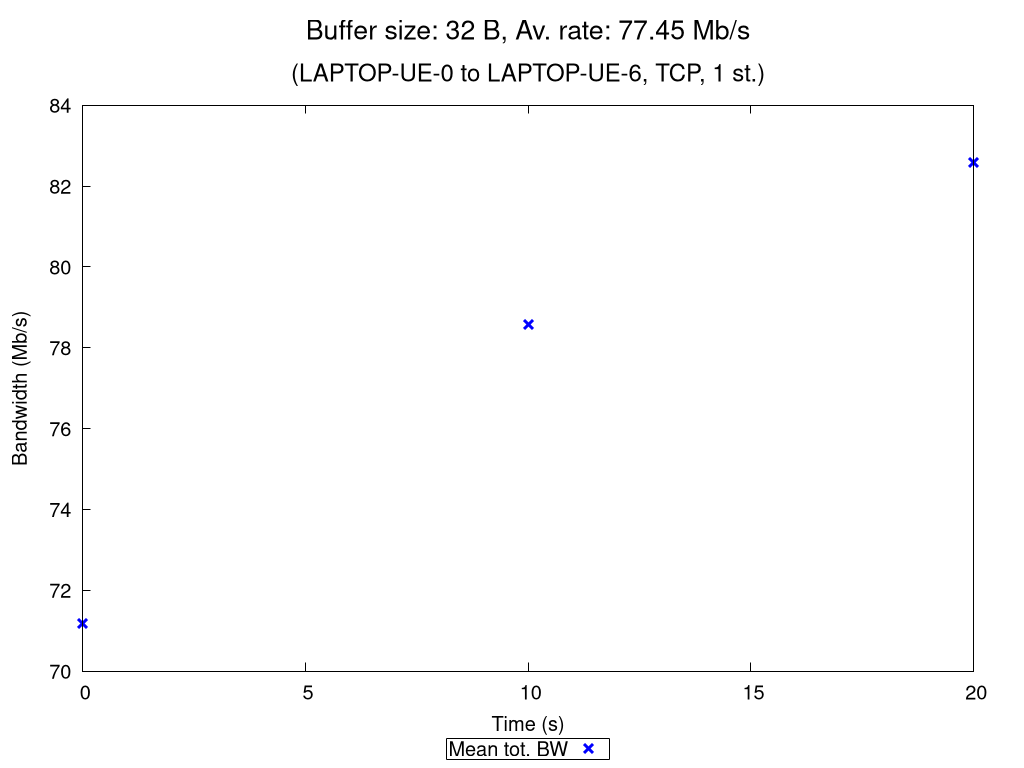

This chart was generated by the following gnuplot code:
set terminal pngcairo nocrop enhanced size 1024,768 font "Verdana,15"
set output "TCP_1_st_2020_10_27_19-20-09_one2two_00032B.png"

set title "{/=20 Buffer size: 32 B, Av. rate: 77.45 Mb/s}\n\n{/=18 (LAPTOP-UE-0 to LAPTOP-UE-6, TCP, 1 st.)}"

set xlabel "Time (s)"
set ylabel "Bandwidth (Mb/s)"
set ytics nomirror
set key bmargin center horizontal box samplen 1 width -1
set bmargin 4.6
set rmargin 4.5

rf = 1000000.0  # rate factor
set style fill transparent solid 0.2 noborder
set autoscale xfix
plot "TCP_1_st_2020_10_27_19-20-09_one2two_00032B_iperf_processed.dat" using 1:($2/rf-$3/rf):($2/rf+$3/rf) with filledcurves lc rgb "blue" notitle, \
     "" using 1:($2/rf) with points pt 2 ps 1.5 lw 3 lc rgb "blue" title "Mean tot. BW", \
